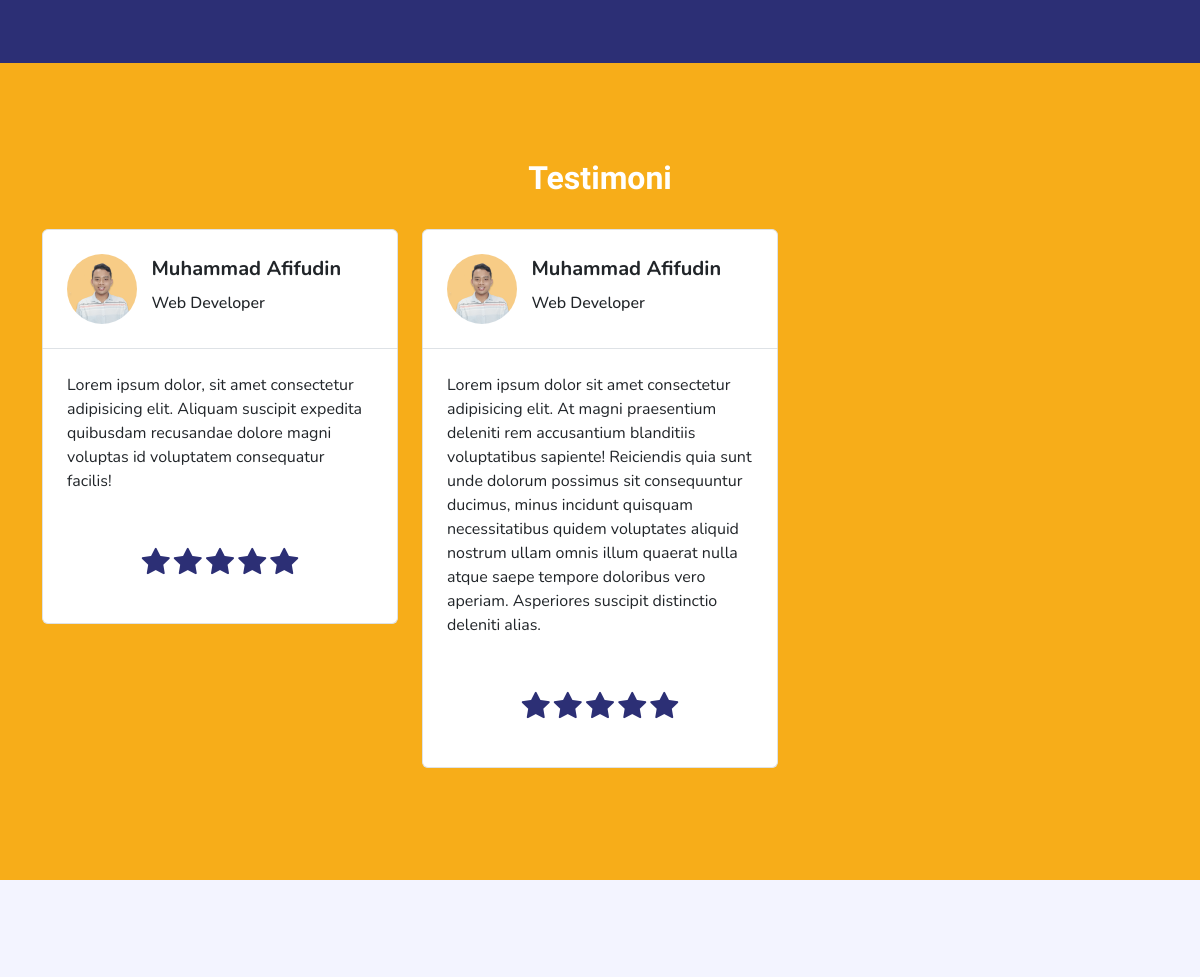
Before: / (middle part) with the older database file.
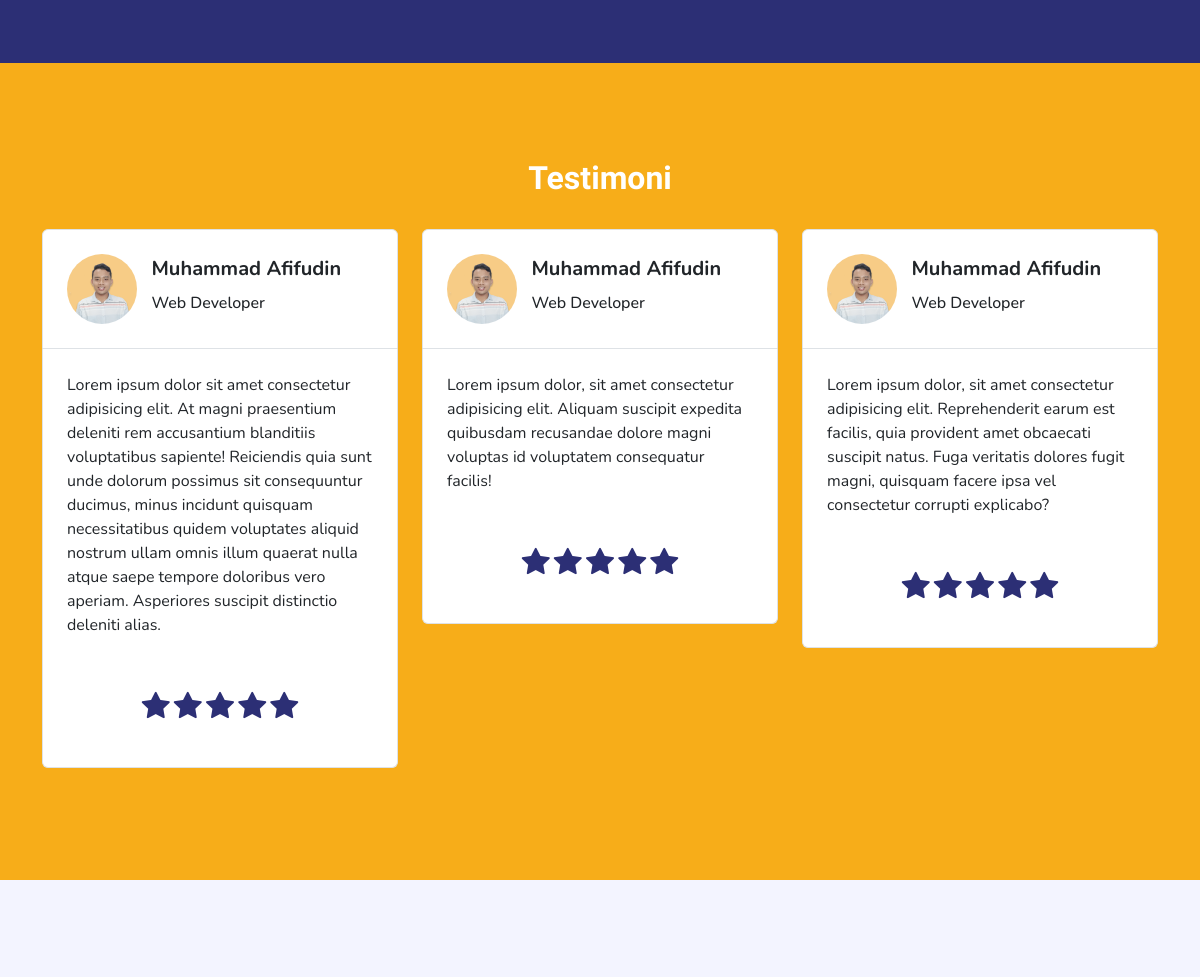
After: the same page with the newer database file.
### tables this page shows
CREATE TABLE IF NOT EXISTS `testimonies` (
  `id` bigint unsigned NOT NULL AUTO_INCREMENT,
  `image` varchar(255) DEFAULT NULL,
  `author` varchar(255) DEFAULT NULL,
  `job` varchar(255) DEFAULT NULL,
  `message` text,
  `rating` decimal(20,6) DEFAULT NULL,
  `created_at` timestamp NULL DEFAULT CURRENT_TIMESTAMP ON UPDATE CURRENT_TIMESTAMP,
  `updated_at` timestamp NULL DEFAULT CURRENT_TIMESTAMP ON UPDATE CURRENT_TIMESTAMP,
  `status` tinyint DEFAULT NULL,
  PRIMARY KEY (`id`)
);

### application/controllers/Front.php (called while the page is built, shortened)
<?php
class Front extends CI_Controller
{
      function __construct()
      {
            $this->load->model('FrontModel');
            $this->load->model('CourseModel');
            $this->load->model('CategoryModel');
      }
      public function index()
      {
            $data = [
                  'title_page' => 'Berinovasi Mewujudkan Mimpi Bersama NaZMaLogy | Home',
                  'testimonials' => $this->FrontModel->get_data_testimony()
            ];
            $this->load->view('layout/front/style', $data);
            $this->load->view('layout/front/navbar');
            $this->load->view('layout/front/mobile_bar');
            $this->load->view('homepage');
            $this->load->view('layout/front/footer');
            $this->load->view('layout/front/script');
      }
}

### index.php (called while the page is built, shortened)
<?php
require_once BASEPATH.'core/CodeIgniter.php';

### application/models/FrontModel.php (called while the page is built, shortened)
<?php
class FrontModel extends CI_Model
{
    public function get_data_testimony()
    {
        $this->db->where('status', 1);
        $this->db->order_by('created_at', 'desc');
        $this->db->limit(3);
        $query = $this->db->get('testimonies');
        return $query->result();
    }
}

### application/views/homepage.php (the view, shortened to what this page needs)
<body>
  <section id="benefit" class="bg-first py-5">
    <div class="container">
      <div class="py-3">
      </div>
    </div>
  </section>
  <section id="testimoni" class="bg-orange py-5">
    <div class="container">
      <div class="py-5">
        <h2 class="fw-bold pb-4 text-center text-white text-legend" data-aos="zoom-in-up" data-aos-duration="1500">Testimoni</h2>
        <div class="row" data-aos="zoom-in-up" data-aos-duration="2000">
          <?php foreach ($testimonials as $item) : ?>
            <div class="col-lg-4 col-md-6">
              <div class="card-testimoni mb-3">
                <div class="card-header p-4 bg-white border rounded-top">
                  <div class="d-flex">
                    <div class="w-25">
                      <img class="image-testimoni rounded-circle" height="70" src="<?= base_url('assets/img/' . $item->image) ?>" alt="">
                    </div>
                    <div class="w-75 d-grid" style="place-items: center start;">
                      <h5 class="fw-bold px-2"><?= $item->author ?></h5>
                      <h6 class="px-2"><?= $item->job ?></h6>
                    </div>
                  </div>
                </div>
                <div class="card-content p-4 bg-white border border-top-0 rounded-bottom">
                  <p><?= $item->message ?></p>
                  <div class="p-2"></div>
                  <div class="star-group py-3 text-center">
                    <?php for ($i = 0; $i < $item->rating; $i++) : ?>
                      <i class="bi bi-star-fill fs-3 text-first <?= $i ?>"></i>
                    <?php endfor ?>
                  </div>
                </div>
              </div>
            </div>
          <?php endforeach ?>
        </div>
      </div>
    </div>
  </section>
  <section id="subscribe" class="bg-light-primary py-5">
    <div class="container">
      <div class="email-area w-100 mt-md-3 py-md-5 pb-5" data-aos="zoom-in-up" data-aos-duration="1500">
      </div>
    </div>
  </section>
</body>

Changed rows visible on the page:
changed testimonies (number 1 of 3 on the later page): moves up the list
now on this page (row edited): testimonies: image (picture), author "Muhammad Afifudin", job "Web Developer", message "Lorem ipsum dolor, sit amet consectetur adipisicing elit. Reprehenderit earum est facilis, quia provident amet obcaecati suscipit natus. Fuga veritatis dolores fugit magni, quisquam facere ipsa vel consectetur corrupti explicabo?", rating 5 (drawn)
